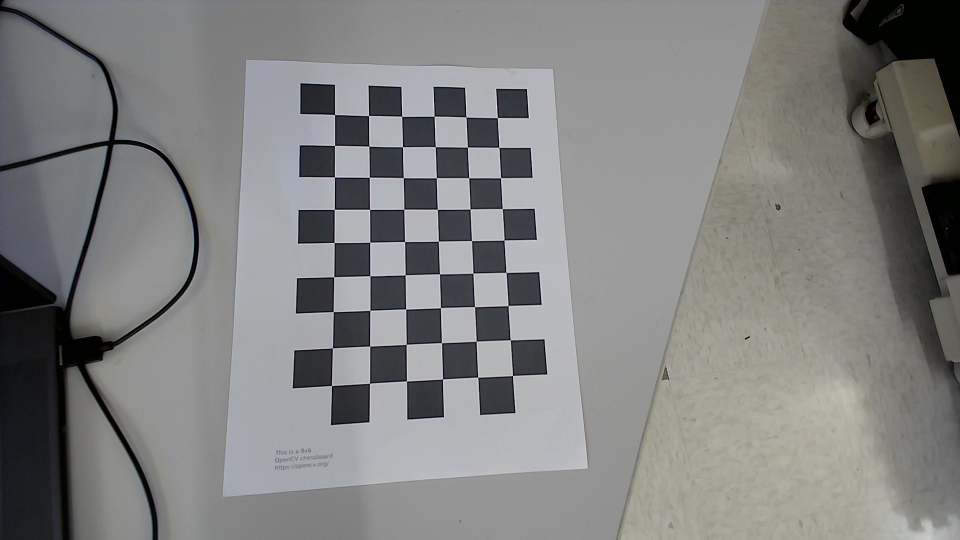
#> input picture test_calibration_images/WIN_20240624_16_55_55_Pro.jpg, 1920 x 1080 px (shown at 1/2 size); its folder holds 5 pictures in this run
$ python camera_calibrations.py
#> lines starting #> are read from the running program, lines starting #| are printed output that depends on the picture; after the words box and inside, x2 and y2 are one past the last pixel; in counts of white or black regions, pixels touching at a corner belong together
import numpy as np
import cv2 as cv
import glob

# Define the chessboard dimensions
chessboard_size = (6, 9)  # number of internal corners in the chessboard pattern (9x6 for this example)
square_size = 2.3  # Define size of a square (arbitrary units, e.g., 1.0 for 1x1 unit squares) 23mm 2.3cm

# #Grid Paper
# chessboard_size = (16, 20)  # number of internal corners in the chessboard pattern (9x6 for this example)
# square_size = 1  # Define size of a square (arbitrary units, e.g., 1.0 for 1x1 unit squares) 23mm 2.3cm

# Prepare object points based on the real-world coordinates of the chessboard corners
objp = np.zeros((chessboard_size[0] * chessboard_size[1], 3), np.float32)
objp[:, :2] = np.mgrid[0:chessboard_size[0], 0:chessboard_size[1]].T.reshape(-1, 2)
objp *= square_size

# Arrays to store object points and image points from all the images
objpoints = []  # 3d points in real world space
imgpoints = []  # 2d points in image plane

# Read all images in the calibration directory
images = glob.glob('REU Robotic Arm\calibration_images\\test_calibration_images\*.jpg')


for fname in images:
    img = cv.imread(fname)
#> img is the input picture: shape (1080, 1920, 3); mean B, G, R 128.3, 128.9, 128.6
    gray = cv.cvtColor(img, cv.COLOR_BGR2GRAY)

    # Find the chess board corners
    ret, corners = cv.findChessboardCorners(gray, chessboard_size, None)
#> ret = True; corners = 54 rows, first 8: [669.6, 229.6], [737.6, 231.6], [804, 233], [868.5, 233], [932.5, 234.5], [995, 235.7], [669.6, 291.3], [738.4, 292.7]

    # If found, add object points, image points (after refining them)
    if ret:
        objpoints.append(objp)
        corners2 = cv.cornerSubPix(gray, corners, (11, 11), (-1, -1),
                                   (cv.TERM_CRITERIA_EPS + cv.TERM_CRITERIA_MAX_ITER, 30, 0.001))
#> corners2 = 54 rows, first 8: [669.6, 229.6], [737.6, 231.5], [804, 233], [868.6, 232.9], [932.4, 234.4], [994.9, 235.8], [669.6, 291.3], [738.4, 292.7]
        imgpoints.append(corners2)

        # Draw and display the corners
        cv.drawChessboardCorners(img, chessboard_size, corners2, ret)
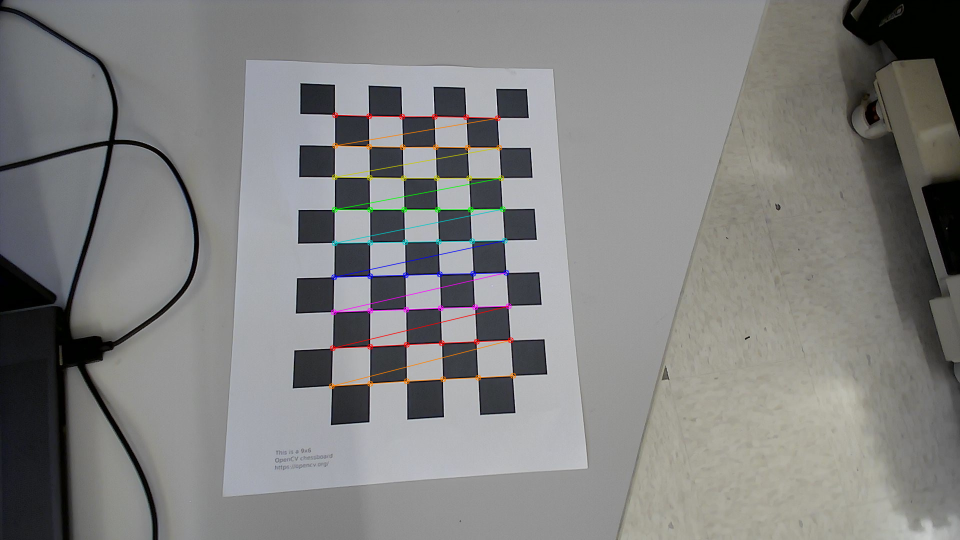
#> img: shape (1080, 1920, 3) (shown at 1/2 size); 1.05% of pixels changed, all inside (x1, y1, x2, y2) = (657, 224, 1033, 779)
        cv.imshow('img', img)
        cv.waitKey(500)
#> pass 2 of the loop `for fname in images:`:
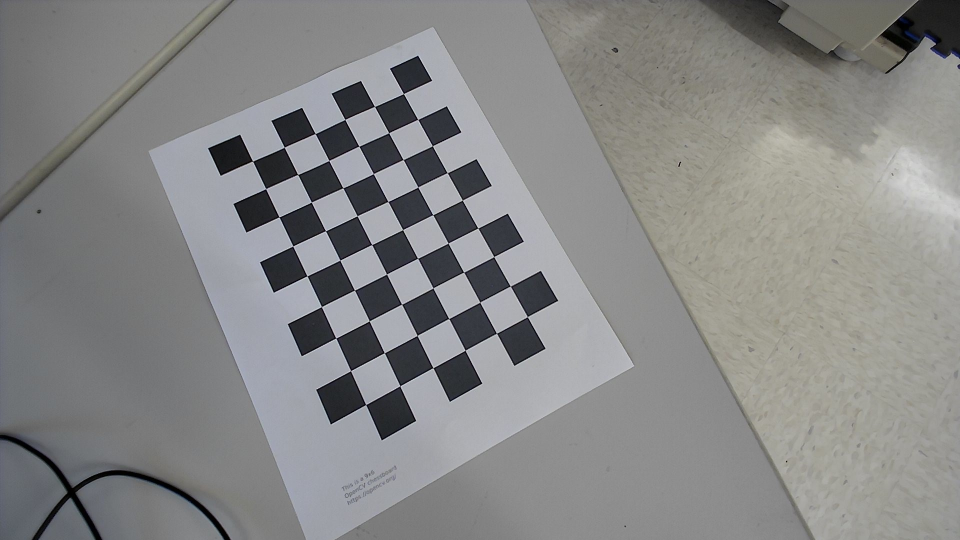
#> input picture test_calibration_images/WIN_20240624_17_00_18_Pro.jpg, 1920 x 1080 px (shown at 1/2 size)
#> img is the input picture: shape (1080, 1920, 3); mean B, G, R 134.6, 135, 134.7
#> corners = 54 rows, first 8: [505.8, 322.7], [568.8, 295], [630.6, 267.7], [690.4, 239.5], [749.7, 213.5], [807.4, 187.8], [531.9, 377.5], [595.9, 349.4]
#> corners2 = 54 rows, first 8: [505.7, 322.7], [568.9, 294.8], [630.8, 267.7], [690.4, 239.4], [749.5, 213.4], [807.4, 187.6], [531.9, 377.7], [595.8, 349.4]
#> `cv.drawChessboardCorners(img, chessboard_size, corners2, ret)`:
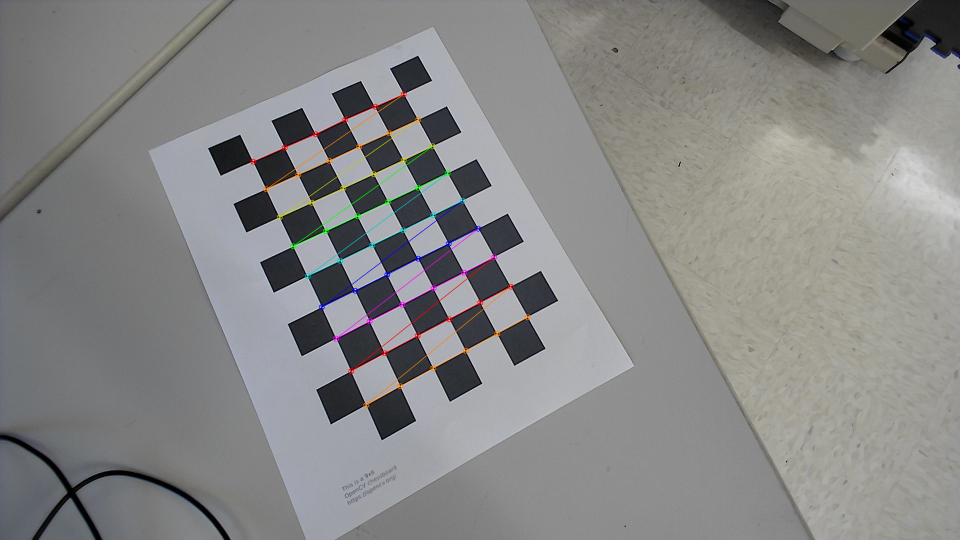
#> img: shape (1080, 1920, 3) (shown at 1/2 size); 0.95% of pixels changed, all inside (x1, y1, x2, y2) = (500, 182, 1062, 817)
#> pass 3 of the loop `for fname in images:`:
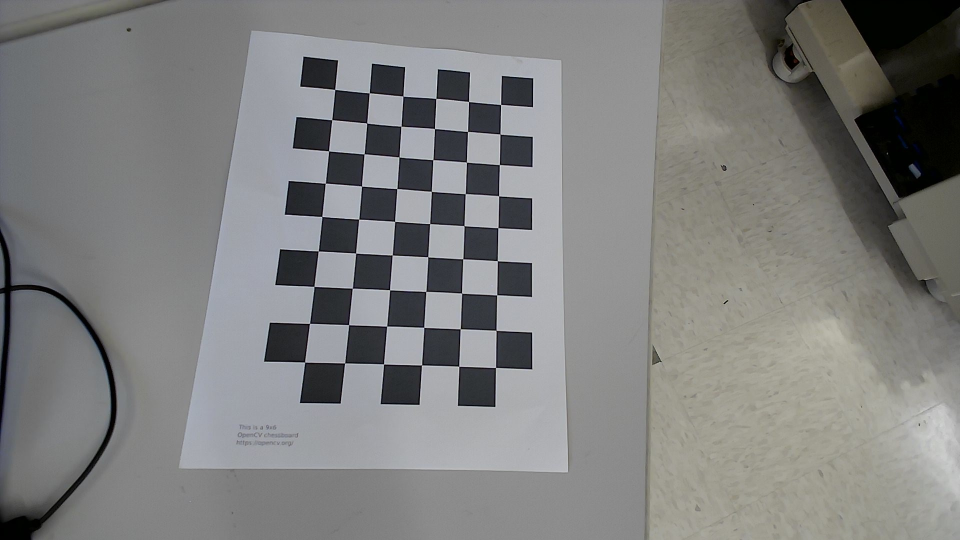
#> input picture test_calibration_images/WIN_20240624_17_00_19_Pro.jpg, 1920 x 1080 px (shown at 1/2 size)
#> img is the input picture: shape (1080, 1920, 3); mean B, G, R 125.9, 126.8, 126.5
#> corners = 54 rows, first 8: [670.1, 179.5], [738.9, 186.3], [806.3, 192.5], [872.4, 197.4], [937.6, 203.5], [1001.7, 209.5], [664.2, 240.1], [734.2, 246.8]
#> corners2 = 54 rows, first 8: [670, 179.3], [738.7, 186.1], [806.4, 192.6], [872.3, 197.3], [937.6, 203.5], [1001.7, 209.5], [664.1, 240.2], [733.9, 246.5]
#> `cv.drawChessboardCorners(img, chessboard_size, corners2, ret)`:
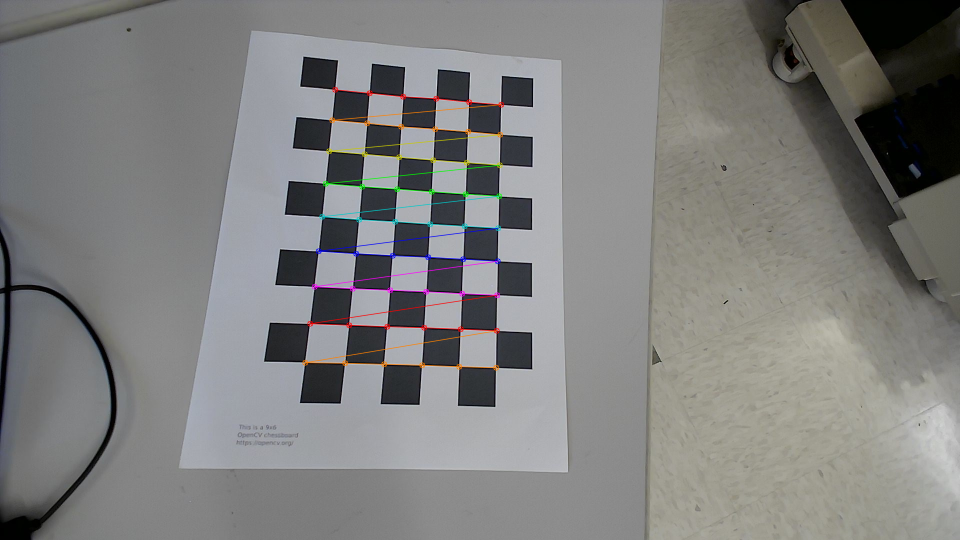
#> img: shape (1080, 1920, 3) (shown at 1/2 size); 1.09% of pixels changed, all inside (x1, y1, x2, y2) = (604, 173, 1009, 742)
#> the loop made 5 passes; the first 3 are shown

cv.destroyAllWindows()

# Camera calibration
ret, mtx, dist, rvecs, tvecs = cv.calibrateCamera(objpoints, imgpoints, gray.shape[::-1], None, None)

# Save the calibration results
np.savez('multiple_img_calibration_data.npz', mtx=mtx, dist=dist, rvecs=rvecs, tvecs=tvecs)

# Calculate re-projection error
mean_error = 0
for i in range(len(objpoints)):
    imgpoints2, _ = cv.projectPoints(objpoints[i], rvecs[i], tvecs[i], mtx, dist)
    error = cv.norm(imgpoints[i], imgpoints2, cv.NORM_L2) / len(imgpoints2)
    mean_error += error

print("Total re-projection error: {}".format(mean_error / len(objpoints)))

# Print out the camera calibration results
print("Camera matrix:\n", mtx)
print("Distortion coefficients:\n", dist)

# Undistort a sample image to verify calibration
img = cv.imread('REU Robotic Arm\calibration_images\\test_calibration_images\WIN_20240626_09_57_26_Pro.jpg')
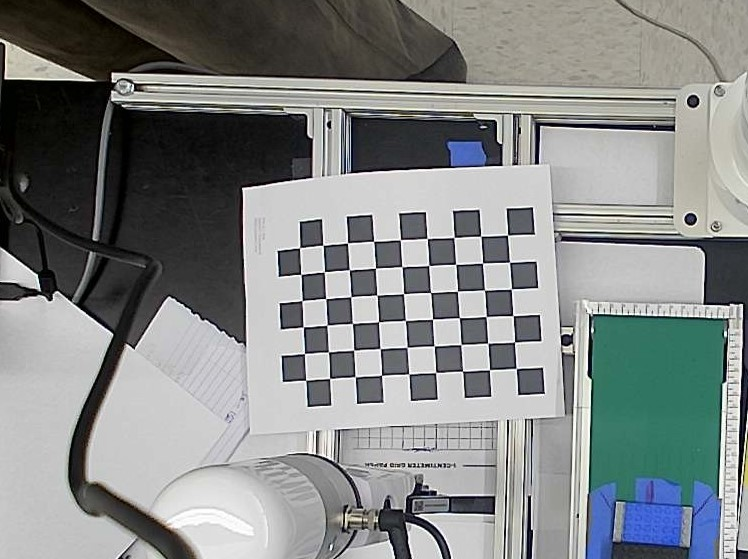
#> input picture test_calibration_images/WIN_20240626_09_57_26_Pro.jpg, 748 x 559 px, found by its file name
#> img is the input picture: shape (559, 748, 3); mean B, G, R 133.8, 134.5, 130.8
h, w = img.shape[:2]
#> h = 559; w = 748
newcameramtx, roi = cv.getOptimalNewCameraMatrix(mtx, dist, (w, h), 1, (w, h))

# Undistort
dst = cv.undistort(img, mtx, dist, None, newcameramtx)
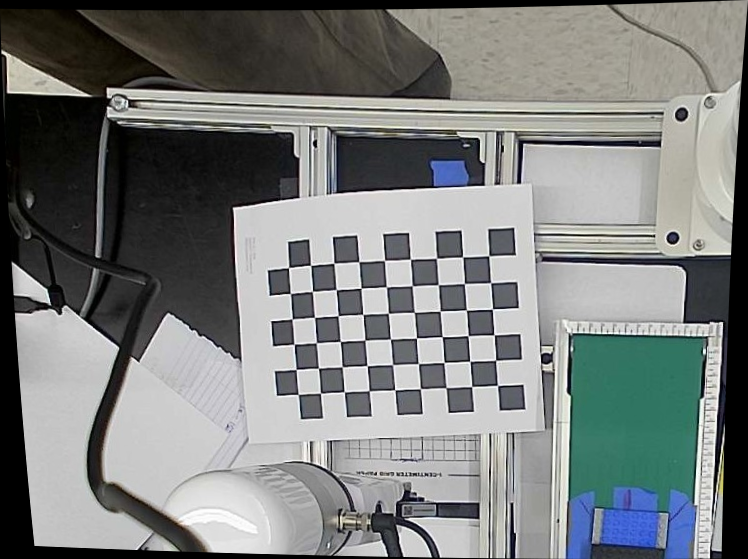
#> dst: shape (559, 748, 3); mean B, G, R 124.2, 125.2, 121.9

# Crop and display the image
x, y, w, h = roi
dst = dst[y:y + h, x:x + w]
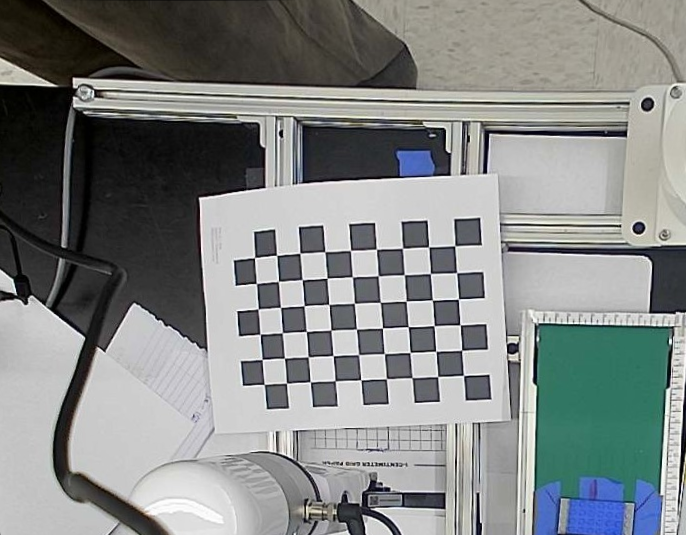
#> dst: shape (535, 686, 3); mean B, G, R 133.1, 134.2, 130.5
cv.imshow('calibrated_image', dst)
cv.waitKey(0)
cv.destroyAllWindows()
